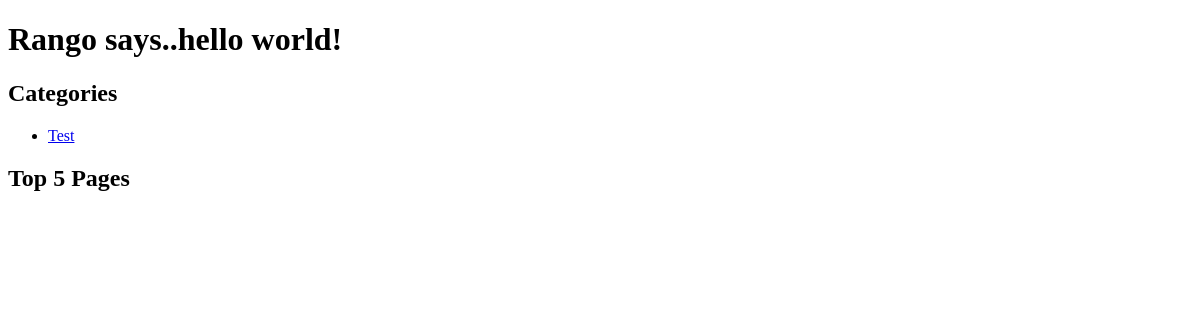
The page /rango/ on the database as committed earlier.
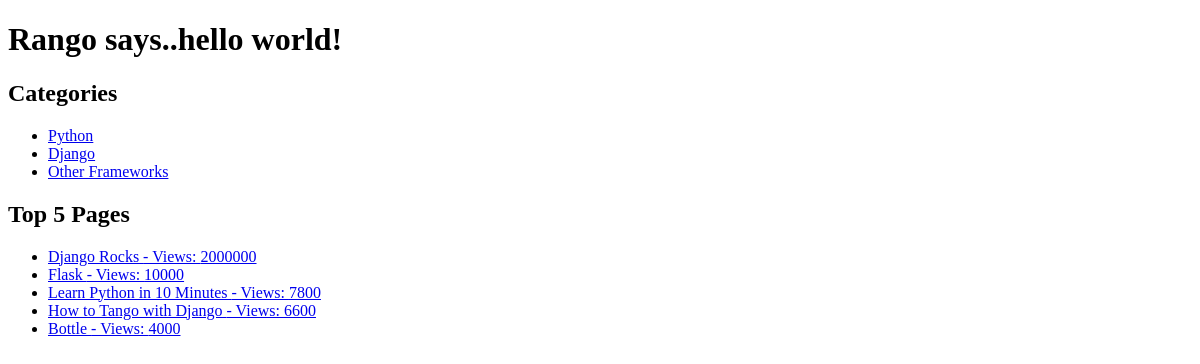
The same page on the database as committed later.
### rango/models.py (models this page shows, shortened)
class Category(models.Model):
    name = models.CharField(max_length=128, unique=True)
    likes = models.IntegerField(default=0)
    views = models.IntegerField(default=0)

class Page(models.Model):
    category = models.ForeignKey(Category)
    title = models.CharField(max_length=128)
    url = models.URLField()
    views = models.IntegerField(default=0)

### rango/views.py (the view)
def index(request):
	context = RequestContext(request)
	category_list = Category.objects.order_by('-likes')[:5]
	pages_list = Page.objects.order_by('-views')[:5]
	context_dict = {'categories': category_list}
	context_dict['pages'] = pages_list
	for category in category_list:
		category.url = category.name.replace(' ', '_')
	return render_to_response('rango/index.html', context_dict, context)

### templates/rango/index.html (shortened to what this page needs)
<!DOCTYPE html>
<html>
    <head>
    </head>
    <body>
        <h1>Rango says..hello world!</h1>
		<h2>Categories</h2>
        {% if categories %}
            <ul>
                {% for category in categories %}
                <li><a href="/rango/category/{{ category.url }}">{{ category.name }}</a></li>
                {% endfor %}
            </ul>
       {% else %}
            <strong>There are no categories present.</strong>
       {% endif %}
	   <h2>Top 5 Pages</h2>
	   {% if pages %}
			<ul>
				{% for toppage in pages %}
				<li><a href="{{ toppage.url }}"> {{ toppage.title }} - Views: {{ toppage.views }} </a></li>
				{% endfor %}
			</ul>
		{% endif %}
    </body>
</html>

Rows that differ between the two databases and show on the page:
changed Category: name "Test" → "Python"
added Category: name "Django"
added Category: name "Other Frameworks"
added Page: title "Django Rocks", views "2000000"
added Page: title "Flask", views "10000"
added Page: title "Learn Python in 10 Minutes", views "7800"
added Page: title "How to Tango with Django", views "6600"
added Page: title "Bottle", views "4000"
